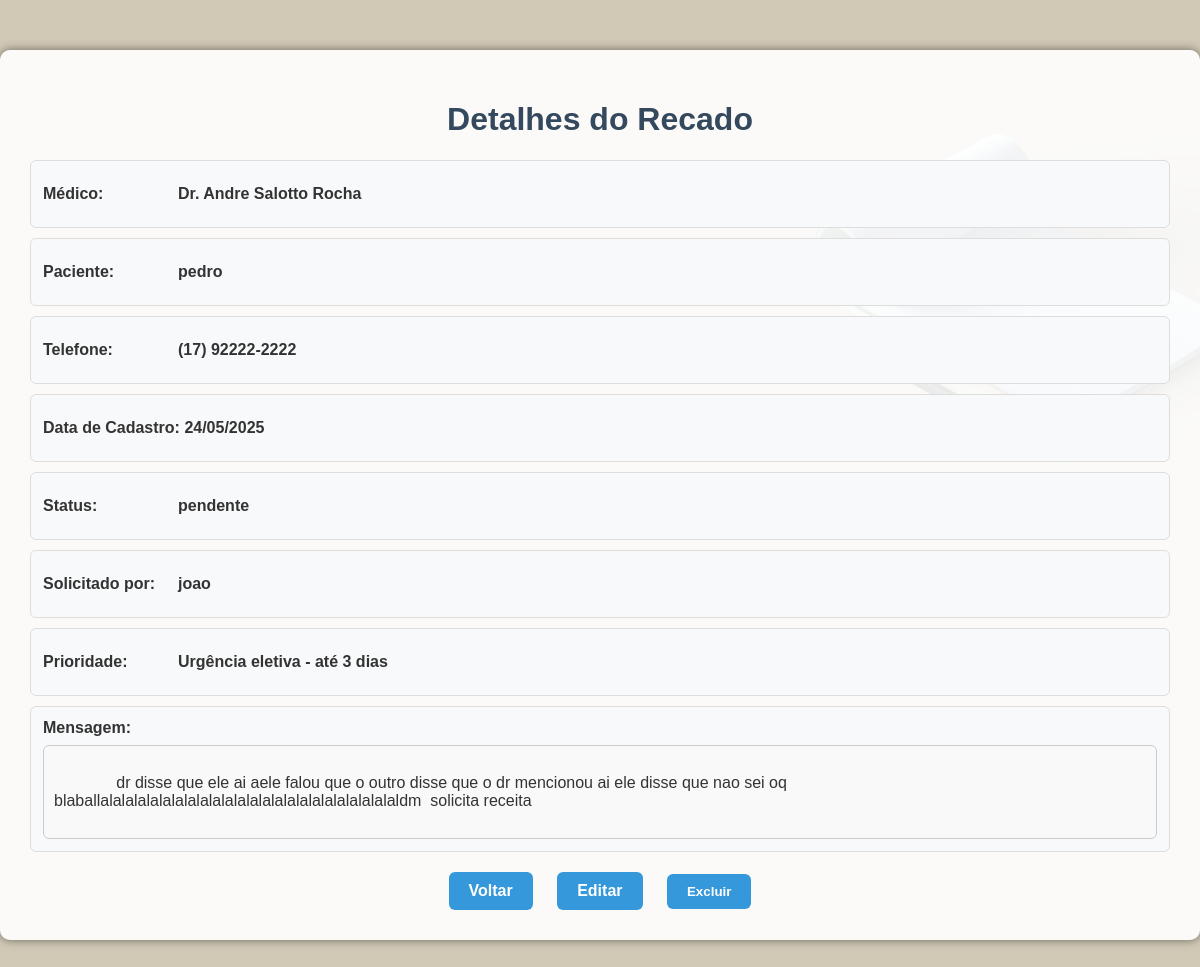
/recado/5 (signed in), run on an earlier commit of the app's database.
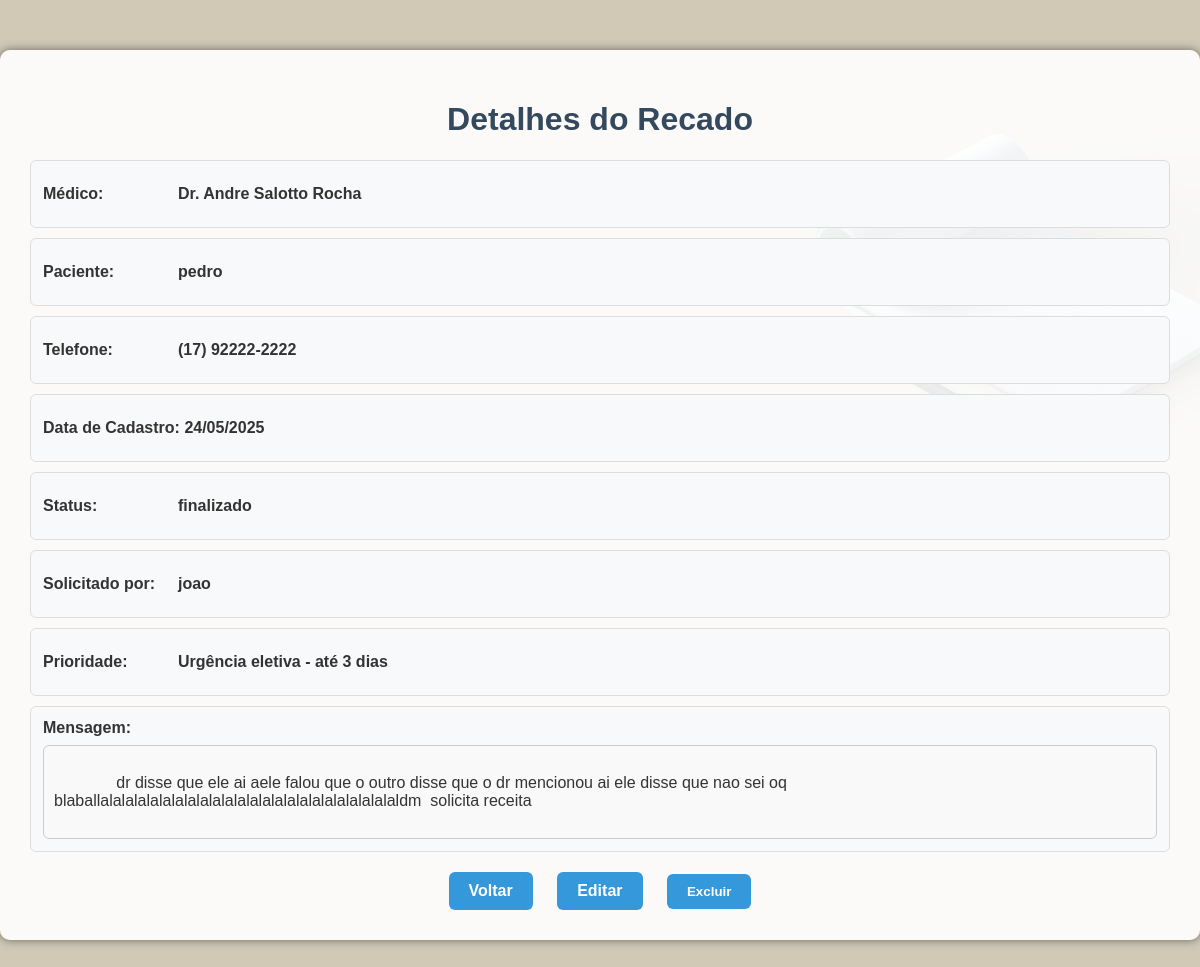
And on a later commit of the database.
### tables this page shows
CREATE TABLE recados (
            id INTEGER PRIMARY KEY AUTOINCREMENT,
            medico TEXT NOT NULL,
            prioridade TEXT NOT NULL,
            nome_paciente TEXT NOT NULL,
            data_nascimento TEXT NOT NULL,
            telefone TEXT NOT NULL,
            convenio TEXT,
            descricao TEXT,
            status TEXT DEFAULT 'pendente',
            usuario TEXT NOT NULL,
            data_cadastro TEXT NOT NULL
        );

### app.py (the view)
@app.route('/recado/<int:id>')
@login_requerido(['responsavel'])
def detalhar_recado(id):
    conn = conectar_banco()
    recado = conn.execute('SELECT * FROM recados WHERE id = ?', (id,)).fetchone()
    conn.close()
    if recado is None:
        return 'Recado não encontrado.', 404
    return render_template('detalhar_recado.html', recado=recado)

### app.py (called while the page is built)
def login_requerido(perfis_permitidos):
    def decorador(func):
        @wraps(func)
        def wrapper(*args, **kwargs):
            if 'usuario' not in session or session.get('perfil') not in perfis_permitidos:
                flash("Faça login para acessar essa página.", "warning")
                return redirect(url_for('login'))
            return func(*args, **kwargs)
        return wrapper
    return decorador

def conectar_banco():
    conexao = sqlite3.connect('recados.db')
    conexao.row_factory = sqlite3.Row
    return conexao

@app.template_filter('format_data')
def formatar_data_br(data_str):
    try:
        data_obj = datetime.strptime(data_str, '%Y-%m-%d %H:%M:%S')
        return data_obj.strftime('%d/%m/%Y')
    except:
        return data_str  # fallback caso a string esteja mal formatada

### templates/detalhar_recado.html (shortened to what this page needs)
<!DOCTYPE html>
<html lang="pt-br">
  <head>
    <link rel="stylesheet" href="{{ url_for('static', filename='css/detalhar.css') }}">
  </head>
  <body class="fundo">
    <div class="imagem_fundo">
      <div class="container">
        <h1>Detalhes do Recado</h1>
        <div class="info">
          <div class="campo">
            <label>Médico:</label>
            <p><strong>{{ recado['medico'] }}</strong></p>
          </div>
          <div class="campo">
            <label>Paciente:</label>
            <p><strong>{{ recado['nome_paciente'] }}</strong></p>
          </div>
          <div class="campo">
            <label>Telefone:</label>
            <p><strong>{{ recado['telefone'] }}</strong></p>
          </div>
          <div class="campo"><p><strong>Data de Cadastro:</strong> <strong>{{ recado['data_cadastro']|format_data }}</strong></p></div>
          <div class="campo">
            <label>Status:</label>
            <p><strong>{{ recado['status'] }}</strong></p>
          </div>
          <div class="campo">
            <label>Solicitado por:</label></strong>
            <p><strong>{{ recado['usuario'] }}</strong></p>
         </div>
          <div class="campo">
            <label>Prioridade:</label>
           <p><strong>{{ recado['prioridade'] }}</strong></p>
          </div>
          <div class="mensagem-container">
            <label>Mensagem:</label>
            <div
              style="
                border: 1px solid #ccc;
                padding: 10px;
                border-radius: 6px;
                background-color: #f9f9f9;
                white-space: pre-wrap;
                word-break: break-word;
                max-height: 100px;
                overflow-y: auto;
              "
            >
              {{ recado.descricao }}
            </div>
          </div>
        </div>
        <div class="actions">
          <a href="{{ url_for('listar') }}">Voltar</a>
          <a href="{{ url_for('editar_recado', id=recado.id) }}">Editar</a>
          <form
            action="{{ url_for('excluir_recado', id=recado.id) }}"
            method="POST"
            style="display: inline"
          >
            <button class="delete-btn" type="submit">Excluir</button>
          </form>
        </div>
      </div>
    </div>
  </body>
</html>

### static/css/detalhar.css (style rules this page uses)
body { font-family: Arial, sans-serif; background-color: #f4f6f8; padding: 20px; color: #333; }
.container { background-color: #fff; border-radius: 8px; box-shadow: 0 4px 12px rgba(0, 0, 0, 0.1); padding: 20px; max-width: 600px; margin: auto; }
body.fundo { background: url("/static/Fundo\ typeform.jpg") no-repeat center center fixed; background-size: cover; margin: 0; padding: 0; font-family: Arial, sans-serif; }
.container { background-color: rgba( 255, 255, 255, 0.9 ); max-width: 1200px; margin: 50px auto; padding: 30px; border-radius: 10px; box-shadow: 0 0 10px rgba(0, 0, 0, 0.5); }
h1 { text-align: center; color: #34495e; }
.info label { display: inline-block; width: 120px; font-weight: bold; vertical-align: top; }
.info { margin: 15px 0; }
.actions { text-align: center; margin-top: 20px; }
.actions a, .actions form { display: inline-block; margin: 0 10px; }
.actions button, .actions a { padding: 10px 20px; border: none; border-radius: 6px; background-color: #3498db; color: white; text-decoration: none; font-weight: bold; transition: background-color 0.3s; }
.delete-btn { background-color: #e74c3c; }
.campo { display: flex; align-items: center; margin: 10px 0; padding: 8px 12px; border: 1px solid #ddd; border-radius: 6px; background-color: #f8f9fa; }
.campo label { font-weight: bold; min-width: 120px; margin-right: 15px; }
.mensagem-container { display: flex; flex-direction: column; margin: 10px 0; border: 1px solid #ddd; border-radius: 6px; padding: 12px; background-color: #f8f9fa; }
.mensagem-container label { font-weight: bold; margin-bottom: 8px; }

What changed in the data, as far as the page shows it:
changed recados "Dr. Andre Salotto Rocha": status "pendente" → "finalizado"
